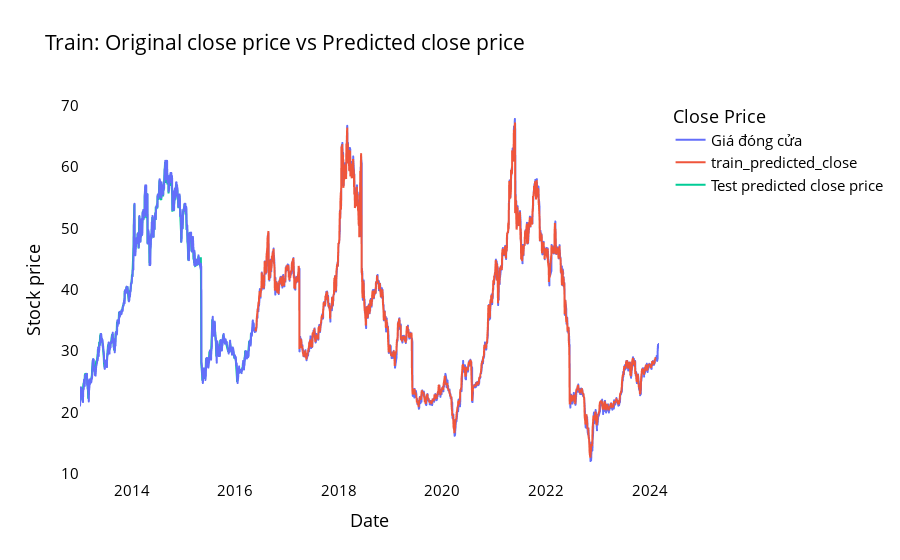

Notebook code for this chart:
### Code cell
# Plotting
trainPredictPlot = np.empty_like(closedf_HPG2)
trainPredictPlot[:, :] = np.nan
trainPredictPlot[time_step:len(train_predict_hpg) + time_step, :] = train_predict_hpg

testPredictPlot = np.empty_like(closedf_HPG2)
testPredictPlot[:, :] = np.nan
testPredictPlot[len(train_predict_hpg) + (time_step * 2) + 1:len(closedf_HPG2) - 1, :] = test_predict_hpg

names = cycle(['Original close price', 'Train predicted close price', 'Test predicted close price'])

# Create separate DataFrames for train and test predictions
train_plotdf = pd.DataFrame({
    'Ngày giao dịch': closedf_HPG2_stock['Ngày giao dịch'],
    'Giá đóng cửa': closedf_HPG2_stock['Giá đóng cửa'],
    'train_predicted_close': trainPredictPlot.reshape(1, -1)[0].tolist(),
})
test_plotdf = pd.DataFrame({
    'Ngày giao dịch': closedf_HPG2_stock['Ngày giao dịch'],
    'Giá đóng cửa': closedf_HPG2_stock['Giá đóng cửa'],
    'test_predicted_close': testPredictPlot.reshape(1, -1)[0].tolist(),
})

# Plotting
fig = px.line(train_plotdf, x='Ngày giao dịch', y=['Giá đóng cửa', 'train_predicted_close'],
              labels={'value': 'Stock price', 'Ngày giao dịch': 'Date'},
              title='Train: Original close price vs Predicted close price')

fig.add_scatter(x=test_plotdf['Ngày giao dịch'], y=test_plotdf['test_predicted_close'],
                mode='lines', name='Test predicted close price')

fig.update_layout(plot_bgcolor='white', font_size=15, font_color='black', legend_title_text='Close Price')
fig.update_xaxes(showgrid=False)
fig.update_yaxes(showgrid=False)
fig.show()

### Figure 1 — Plotly figure (JSON) as saved in the notebook; plotly's stock layout.template omitted (floating-point values rounded to 4 significant figures; data arrays with more than 128 entries replaced by an {"elided": "..."} marker saying what was removed)
{"data": [{"hovertemplate": "variable=Giá đóng cửa<br>Date=%{x}<br>Stock price=%{y}<extra></extra>", "legendgroup": "Giá đóng cửa", "line": {"color": "#636efa", "dash": "solid"}, "marker": {"symbol": "circle"}, "mode": "lines", "name": "Giá đóng cửa", "showlegend": true, "type": "scattergl", "x": {"elided": "2786 str values"}, "xaxis": "x", "y": {"elided": "2786 float values"}, "yaxis": "y"}, {"hovertemplate": "variable=train_predicted_close<br>Date=%{x}<br>Stock price=%{y}<extra></extra>", "legendgroup": "train_predicted_close", "line": {"color": "#EF553B", "dash": "solid"}, "marker": {"symbol": "circle"}, "mode": "lines", "name": "train_predicted_close", "showlegend": true, "type": "scattergl", "x": {"elided": "2786 str values"}, "xaxis": "x", "y": {"elided": "2786 float values"}, "yaxis": "y"}, {"mode": "lines", "name": "Test predicted close price", "type": "scatter", "x": {"elided": "2786 str values"}, "y": {"elided": "2786 float values"}}], "layout": {"font": {"color": "black", "size": 15}, "legend": {"title": {"text": "Close Price"}, "tracegroupgap": 0}, "plot_bgcolor": "white", "title": {"text": "Train: Original close price vs Predicted close price"}, "xaxis": {"anchor": "y", "domain": [0, 1], "showgrid": false, "title": {"text": "Date"}}, "yaxis": {"anchor": "x", "domain": [0, 1], "showgrid": false, "title": {"text": "Stock price"}}}}
